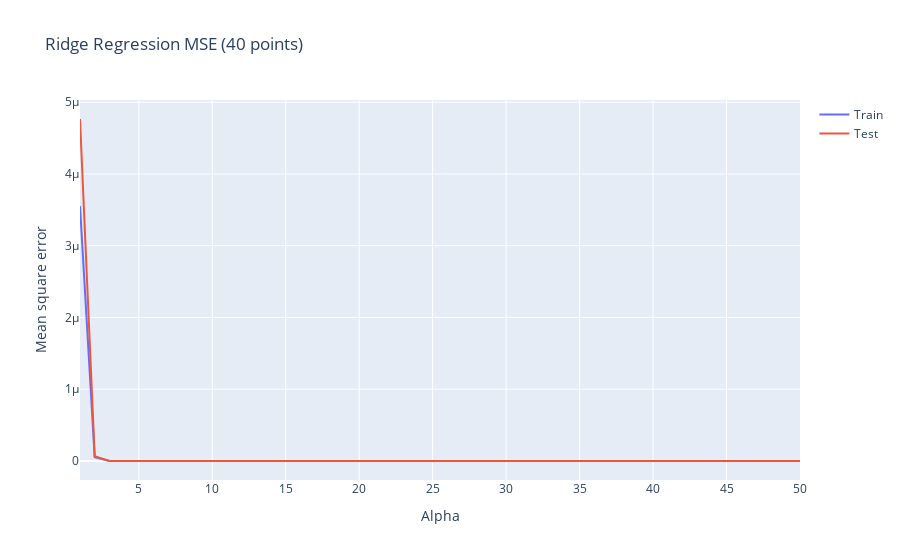

The cell this chart's notebook holds for it:
### Code cell
random_seed = 42
X_train = np.random.random(40) 
y_train = func(X_train)
X_test = np.random.random(10)
y_test = func(X_test)

n = 50
MSE_train = np.ones(n)
MSE_test = np.ones(n)
for i in range(n):
    coefs = np.polyfit(X_train, y_train, deg = i+1)
    poly = np.poly1d(coefs)
    MSE_train[i] = MSE(y_train, poly(X_train))
    MSE_test[i] = MSE(y_test, poly(X_test))
    

fig = go.Figure()

fig.add_trace(go.Scatter(x=[i+1 for i in range(n)], y=MSE_train,
                    mode='lines',
                    name='Train'))

fig.add_trace(go.Scatter(x=[i+1 for i in range(n)], y=MSE_test,
                    mode='lines',
                    name='Test'))

fig.update_layout(
    title_text = 'Ridge Regression MSE (40 points)', # title of plot
    yaxis_title_text = 'Mean square error',
    xaxis_title_text = 'Alpha' # xaxis label
        )

fig.show()

print(MSE_test.argmin())

### Figure 1 — Plotly figure (JSON) as saved in the notebook; plotly's stock layout.template omitted (floating-point values rounded to 4 significant figures)
{"data": [{"mode": "lines", "name": "Train", "type": "scatter", "x": [1, 2, 3, 4, 5, 6, 7, 8, 9, 10, 11, 12, 13, 14, 15, 16, 17, 18, 19, 20, 21, 22, 23, 24, 25, 26, 27, 28, 29, 30, 31, 32, 33, 34, 35, 36, 37, 38, 39, 40, 41, 42, 43, 44, 45, 46, 47, 48, 49, 50], "y": [3.551e-06, 5.408e-08, 2.851e-10, 9.952e-13, 1.147e-14, 7.559e-18, 3.868e-19, 8.576e-24, 8.016e-24, 4.243e-27, 1.049e-28, 2.927e-31, 1.101e-28, 6.739e-29, 4.865e-29, 3.674e-29, 2.877e-29, 2.282e-29, 1.652e-29, 1.692e-29, 1.23e-29, 1.44e-29, 1.295e-29, 1.178e-29, 1.121e-29, 1.199e-29, 1.219e-29, 1.206e-29, 1.182e-29, 1.071e-29, 1.14e-29, 1.118e-29, 1.15e-29, 1.126e-29, 1.094e-29, 1.015e-29, 1.022e-29, 9.069e-30, 9.662e-30, 6.037e-31, 5.131e-31, 8.245e-31, 8.667e-31, 1.338e-30, 7.644e-31, 2.023e-31, 2.096e-30, 3.562e-31, 2.729e-31, 1.115e-31]}, {"mode": "lines", "name": "Test", "type": "scatter", "x": [1, 2, 3, 4, 5, 6, 7, 8, 9, 10, 11, 12, 13, 14, 15, 16, 17, 18, 19, 20, 21, 22, 23, 24, 25, 26, 27, 28, 29, 30, 31, 32, 33, 34, 35, 36, 37, 38, 39, 40, 41, 42, 43, 44, 45, 46, 47, 48, 49, 50], "y": [4.766e-06, 6.787e-08, 3.095e-10, 9.512e-13, 1.237e-14, 6.8e-18, 4.021e-19, 2.521e-23, 2.046e-23, 8.959e-27, 6.578e-28, 2.023e-30, 3.132e-29, 1.707e-29, 1.098e-29, 8.673e-30, 5.744e-30, 4.315e-30, 2.272e-29, 7.303e-30, 4.994e-30, 4.801e-30, 5.648e-30, 2.327e-30, 3.035e-30, 3.138e-30, 3.456e-30, 2.587e-30, 2.189e-30, 3.426e-30, 1.336e-30, 1.251e-30, 1.787e-30, 2.537e-30, 2.406e-30, 1.62e-30, 2.53e-30, 7.562e-31, 1.021e-30, 5.784e-31, 5.103e-31, 1.125e-30, 3.126e-30, 8.462e-31, 6.777e-30, 1.729e-31, 3.911e-30, 4.193e-30, 9.331e-31, 7.374e-30]}], "layout": {"autosize": true, "title": {"text": "Ridge Regression MSE (40 points)"}, "xaxis": {"autorange": true, "range": [1, 50], "title": {"text": "Alpha"}, "type": "linear"}, "yaxis": {"autorange": true, "range": [-2.648e-07, 5.031e-06], "title": {"text": "Mean square error"}, "type": "linear"}}}
